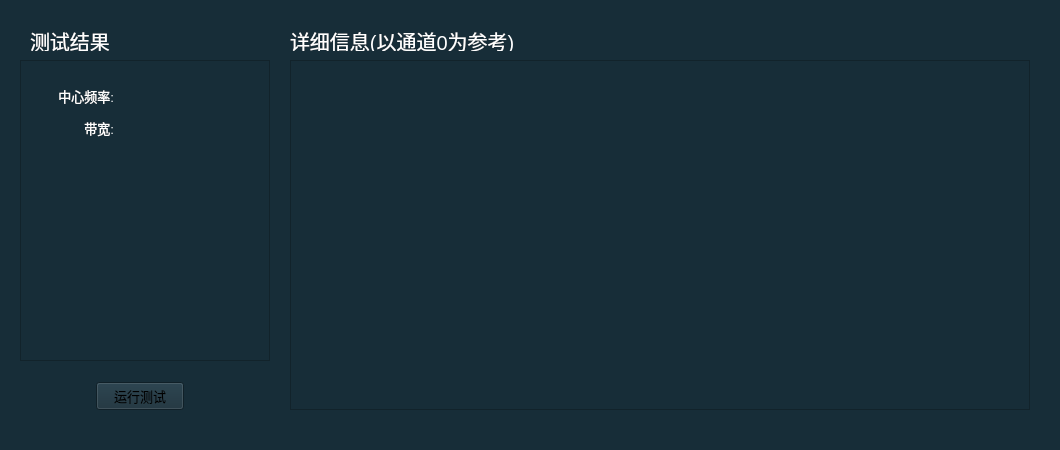
<?xml version="1.0" encoding="UTF-8"?>
<ui version="4.0">
 <class>MainWindowClass</class>
 <widget class="QMainWindow" name="MainWindowClass">
  <property name="geometry">
   <rect>
    <x>0</x>
    <y>0</y>
    <width>1060</width>
    <height>450</height>
   </rect>
  </property>
  <property name="windowTitle">
   <string>MainWindow</string>
  </property>
  <property name="styleSheet">
   <string notr="true">background-color: rgb(23, 45, 56);</string>
  </property>
  <widget class="QWidget" name="centralWidget">
   <widget class="QTableView" name="cailTableView">
    <property name="geometry">
     <rect>
      <x>290</x>
      <y>60</y>
      <width>740</width>
      <height>350</height>
     </rect>
    </property>
    <property name="styleSheet">
     <string notr="true">selection-background-color: rgb(56, 176, 158);
alternate-background-color: rgb(34, 74, 74);
background-color: rgb(23, 45, 56);
selection-color: rgb(255, 255, 255);
alternate-background-color: rgb(38, 78, 80);
border-color: rgb(59,176,158);</string>
    </property>
    <property name="alternatingRowColors">
     <bool>false</bool>
    </property>
    <property name="cornerButtonEnabled">
     <bool>false</bool>
    </property>
    <attribute name="verticalHeaderHighlightSections">
     <bool>false</bool>
    </attribute>
   </widget>
   <widget class="QPushButton" name="cailButton">
    <property name="geometry">
     <rect>
      <x>96</x>
      <y>382</y>
      <width>88</width>
      <height>28</height>
     </rect>
    </property>
    <property name="font">
     <font>
      <family>Microsoft JhengHei UI</family>
      <pointsize>10</pointsize>
     </font>
    </property>
    <property name="autoFillBackground">
     <bool>false</bool>
    </property>
    <property name="styleSheet">
     <string notr="true">
selection-color: rgb(41, 71, 74);
border-color: rgb(59, 176, 158);</string>
    </property>
    <property name="text">
     <string>运行测试</string>
    </property>
    <property name="checkable">
     <bool>true</bool>
    </property>
   </widget>
   <widget class="QLabel" name="label_5">
    <property name="geometry">
     <rect>
      <x>290</x>
      <y>30</y>
      <width>231</width>
      <height>21</height>
     </rect>
    </property>
    <property name="sizePolicy">
     <sizepolicy hsizetype="Minimum" vsizetype="Expanding">
      <horstretch>0</horstretch>
      <verstretch>0</verstretch>
     </sizepolicy>
    </property>
    <property name="font">
     <font>
      <family>Microsoft JhengHei UI</family>
      <pointsize>15</pointsize>
     </font>
    </property>
    <property name="styleSheet">
     <string notr="true">color:white;</string>
    </property>
    <property name="text">
     <string>详细信息(以通道0为参考)</string>
    </property>
   </widget>
   <widget class="QLabel" name="label_11">
    <property name="geometry">
     <rect>
      <x>30</x>
      <y>30</y>
      <width>81</width>
      <height>21</height>
     </rect>
    </property>
    <property name="sizePolicy">
     <sizepolicy hsizetype="Minimum" vsizetype="Expanding">
      <horstretch>0</horstretch>
      <verstretch>0</verstretch>
     </sizepolicy>
    </property>
    <property name="font">
     <font>
      <family>Microsoft JhengHei UI</family>
      <pointsize>15</pointsize>
     </font>
    </property>
    <property name="styleSheet">
     <string notr="true">color:white;</string>
    </property>
    <property name="text">
     <string>测试结果</string>
    </property>
   </widget>
   <widget class="QFrame" name="frame">
    <property name="geometry">
     <rect>
      <x>20</x>
      <y>60</y>
      <width>250</width>
      <height>301</height>
     </rect>
    </property>
    <property name="styleSheet">
     <string notr="true">background-color:rgb(23, 45, 56);</string>
    </property>
    <property name="frameShape">
     <enum>QFrame::StyledPanel</enum>
    </property>
    <property name="frameShadow">
     <enum>QFrame::Raised</enum>
    </property>
    <widget class="QWidget" name="widget_2" native="true">
     <property name="geometry">
      <rect>
       <x>10</x>
       <y>110</y>
       <width>220</width>
       <height>180</height>
      </rect>
     </property>
     <property name="styleSheet">
      <string notr="true">background-color: rgb(23, 45, 56);</string>
     </property>
     <widget class="QLabel" name="label_10">
      <property name="geometry">
       <rect>
        <x>120</x>
        <y>80</y>
        <width>60</width>
        <height>12</height>
       </rect>
      </property>
      <property name="font">
       <font>
        <pointsize>11</pointsize>
       </font>
      </property>
      <property name="text">
       <string/>
      </property>
      <property name="alignment">
       <set>Qt::AlignCenter</set>
      </property>
     </widget>
    </widget>
    <widget class="QWidget" name="widget_4" native="true">
     <property name="geometry">
      <rect>
       <x>2</x>
       <y>11</y>
       <width>230</width>
       <height>81</height>
      </rect>
     </property>
     <layout class="QGridLayout" name="gridLayout">
      <item row="1" column="0">
       <widget class="QLabel" name="label_2">
        <property name="font">
         <font>
          <pointsize>10</pointsize>
         </font>
        </property>
        <property name="styleSheet">
         <string notr="true">color:white;</string>
        </property>
        <property name="text">
         <string>带宽:</string>
        </property>
        <property name="alignment">
         <set>Qt::AlignRight|Qt::AlignTrailing|Qt::AlignVCenter</set>
        </property>
       </widget>
      </item>
      <item row="0" column="2">
       <widget class="QLabel" name="label_6">
        <property name="styleSheet">
         <string notr="true">color:white;</string>
        </property>
        <property name="text">
         <string/>
        </property>
       </widget>
      </item>
      <item row="0" column="0">
       <widget class="QLabel" name="label">
        <property name="font">
         <font>
          <family>Microsoft JhengHei UI</family>
          <pointsize>10</pointsize>
         </font>
        </property>
        <property name="styleSheet">
         <string notr="true">color:white;</string>
        </property>
        <property name="text">
         <string>中心频率:</string>
        </property>
        <property name="alignment">
         <set>Qt::AlignRight|Qt::AlignTrailing|Qt::AlignVCenter</set>
        </property>
       </widget>
      </item>
      <item row="1" column="2">
       <widget class="QLabel" name="label_8">
        <property name="styleSheet">
         <string notr="true">color:white;</string>
        </property>
        <property name="text">
         <string/>
        </property>
       </widget>
      </item>
      <item row="0" column="1">
       <spacer name="horizontalSpacer">
        <property name="orientation">
         <enum>Qt::Horizontal</enum>
        </property>
        <property name="sizeType">
         <enum>QSizePolicy::Fixed</enum>
        </property>
        <property name="sizeHint" stdset="0">
         <size>
          <width>40</width>
          <height>20</height>
         </size>
        </property>
       </spacer>
      </item>
     </layout>
    </widget>
   </widget>
   <widget class="QLabel" name="label_3">
    <property name="geometry">
     <rect>
      <x>130</x>
      <y>30</y>
      <width>21</width>
      <height>21</height>
     </rect>
    </property>
    <property name="font">
     <font>
      <pointsize>10</pointsize>
     </font>
    </property>
    <property name="styleSheet">
     <string notr="true">color:#3CB09E;</string>
    </property>
    <property name="text">
     <string/>
    </property>
   </widget>
  </widget>
 </widget>
 <layoutdefault spacing="6" margin="11"/>
 <resources>
  <include location="MainWindow.qrc"/>
 </resources>
 <connections/>
</ui>
